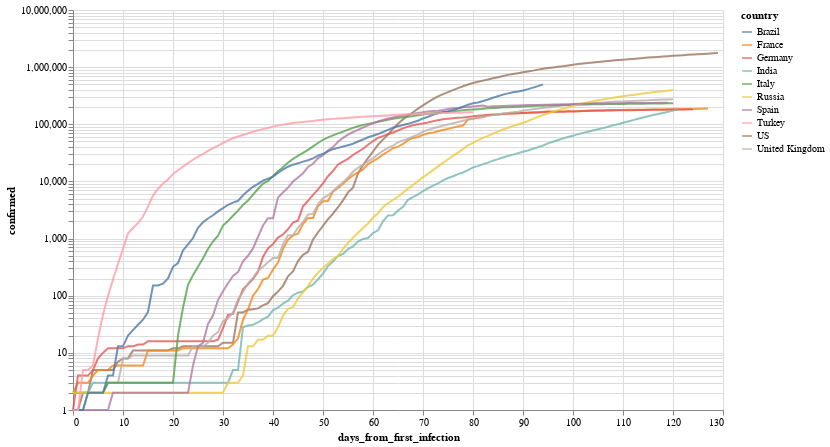

Notebook source saved alongside this figure:
### Markdown cell above
Por ejemplo, evolución (interactiva!) de los paises con mas infectados

### Code cell
total_confirmed_by_country = global_df.groupby('country').confirmed.max().sort_values(ascending=False)
selected_countries = total_confirmed_by_country[total_confirmed_by_country > 1000].index

plot_df = global_df[
    (global_df.confirmed > 0) & 
    (global_df.country.isin(selected_countries[:10]))
].sort_values('date')

selection = alt.selection_multi(
    fields=['country'], 
    bind='legend', 
    init=[{'country': c} for c in selected_countries[:10]]
)


(
    alt.Chart(plot_df)
       .mark_line()
       .encode(
           x='days_from_first_infection', 
           y=alt.Y('confirmed', scale=alt.Scale(type='log')), 
           color='country',
           opacity=alt.condition(selection, alt.value(.8), alt.value(.05))
       ).add_selection(selection)
        .properties(width=650, height=400)
       
)

### Figure 1 — Vega-Lite specification as saved in the notebook (floating-point values rounded to 4 significant figures; data arrays with more than 128 entries replaced by an {"elided": "..."} marker saying what was removed)
{"config": {"view": {"continuousWidth": 400, "continuousHeight": 300}}, "data": {"name": "data-3ce4dc837d01c722c3c74f3dcc3a73ea"}, "mark": "line", "encoding": {"color": {"type": "nominal", "field": "country"}, "opacity": {"condition": {"value": 0.8, "selection": "selector001"}, "value": 0.05}, "x": {"type": "quantitative", "field": "days_from_first_infection"}, "y": {"type": "quantitative", "field": "confirmed", "scale": {"type": "log"}}}, "height": 400, "selection": {"selector001": {"type": "multi", "fields": ["country"], "bind": "legend", "init": [{"country": "US"}, {"country": "Brazil"}, {"country": "Russia"}, {"country": "United Kingdom"}, {"country": "Spain"}, {"country": "Italy"}, {"country": "France"}, {"country": "Germany"}, {"country": "India"}, {"country": "Turkey"}]}}, "width": 650, "$schema": "https://vega.github.io/schema/vega-lite/v4.8.1.json", "datasets": {"data-3ce4dc837d01c722c3c74f3dcc3a73ea": {"elided": "1164 records"}}}
